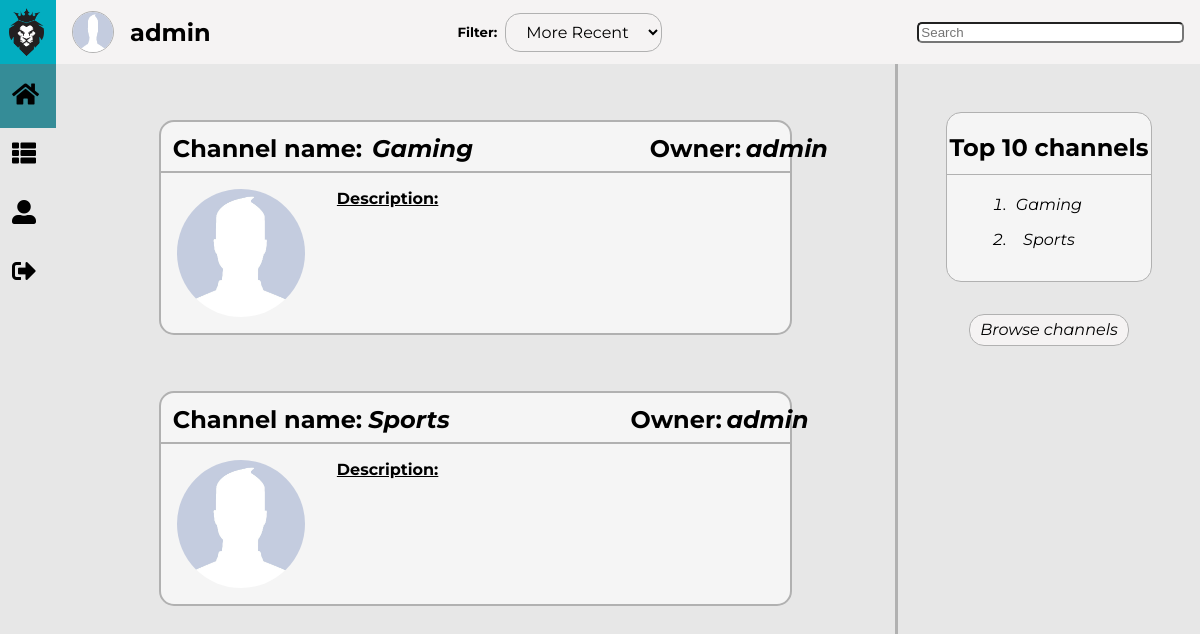
The app's page /pages/subscriptions.php (signed in), older data.
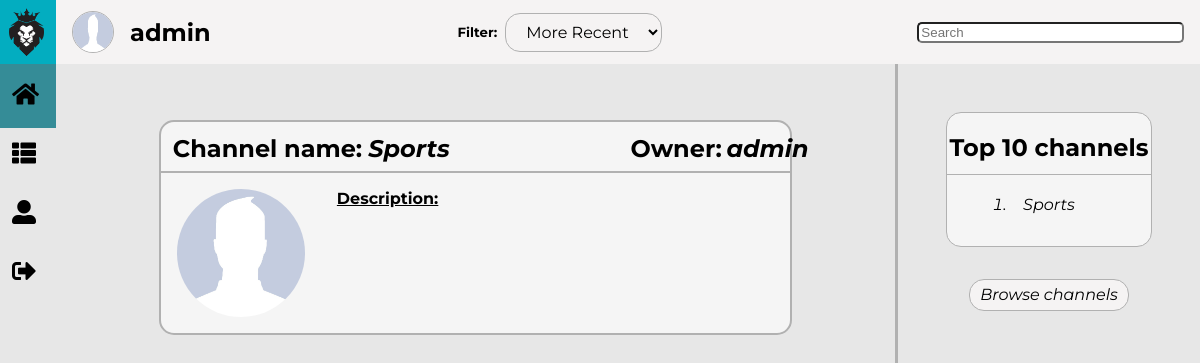
The same page, newer data.
### tables this page shows
CREATE TABLE Subscription(
    username TEXT NOT NULL REFERENCES User(username),
    channelName TEXT NOT NULL REFERENCES Channel(name),
    CONSTRAINT Subscription PRIMARY KEY (username, channelName)
);

CREATE TABLE Channel(
    name TEXT NOT NULL PRIMARY KEY,
    owner TEXT NOT NULL REFERENCES User(username),
    description TEXT      
);

### pages/subscriptions.php (called while the page is built, shortened)
<?php
    include_once('../templates/tpl_common.php');
    include_once('../templates/tpl_subscriptions.php');
    include_once('../database/db_user.php');
    include_once('../database/db_channel.php');
    $subscriptions = get_user_subscriptions($_SESSION['username']);
    $channels = get_top_channels();
    $filter = isset($_GET['filter']) ? $_GET['filter'] : 2;
    draw_common($_SESSION['username'], ['subscriptions.css', 'general_aside.css'], [], $filter);
    draw_user_subscriptions($subscriptions);
    draw_general_aside($channels);
    draw_footer();
?>

### database/db_user.php (called while the page is built, shortened)
<?php
    function get_user_subscriptions($username) {
      $db = Database::instance()->db();
      $stmt = $db->prepare('SELECT * FROM Subscription JOIN Channel ON Subscription.channelName = Channel.name WHERE username = ?');
      $stmt->execute(array($username));
      return $stmt->fetchAll();
    }
?>

### database/db_channel.php (called while the page is built, shortened)
<?php
      function get_top_channels() {
        $db = Database::instance()->db();
        $stmt = $db->prepare('SELECT channelName, count(*) as followers FROM Subscription GROUP BY channelName
                        UNION SELECT name, 0 as followers FROM Channel WHERE name NOT IN (SELECT channelName FROM Subscription) GROUP BY name ORDER BY followers DESC LIMIT 10');
        $stmt->execute(array());
        return $stmt->fetchall();
      }
?>

### templates/tpl_subscriptions.php (the view, shortened to what this page needs)
<?php function draw_user_subscriptions($subscriptions) {
    ?>
    <div id="masterSubscriptions">
        <section id="subscriptions">
            <form method="get" action="../pages/channel.php">
                <?php foreach($subscriptions as $subscription) {
                    ?>
                    <article id="<?= $subscription['name'] ?>" class="subscriptionArticle">
                        <header id="subscriptionHeader">
                            <div>
                                <div>
                                    <p>Channel name:</p><h1><?= $subscription['name'] ?></h1>
                                </div>
                                <div>
                                    <p>Owner:</p><h1><?= $subscription['owner'] ?></h1>
                                </div>
                            </div>
                            <div>
                                <img src="../resources/images/profile.jpg" alt="Subscription Image">
                                <div id="channelDescription">
                                    <h1>Description:</h1><p><?= $subscription['description'] ?></p>
                                </div>
                            </div>
                        </header>
                    </article>
                <?php } ?>
            </form>
        </section>
    </div>
<?php } ?>

### templates/tpl_common.php (shortened to what this page needs)
<?php function draw_common($username, $css_files, $js_files, $filter = 2) { ?>
    <!DOCTYPE <!DOCTYPE html>
    <html>
        <head>
            <link rel="stylesheet" href="https://use.fontawesome.com/releases/v5.5.0/css/all.css">
            <link rel="stylesheet" type="text/css" media="screen" href="../css/common.css" />
            <?php foreach($css_files as $css_file) { ?>
                <link rel="stylesheet" type="text/css" media="screen" href="../css/<?=$css_file?>" />
            <?php } ?>
        </head>
        <body>
            <header id="dynamicBar">
                <div id="header">
                    <img src="../resources/images/logo.png" alt="Profile Picture">
                </div>
                <nav id="menu">
                    <div class="mainMenu">
                        <i class="fa fa-home"></i><a href="../pages/feed.php">Feed</a>
                    </div>
                    <div class="mainMenu">
                        <i class="fa fa-th-list"></i><a href="../pages/subscriptions.php">Channels</a>
                    </div>
                    <div class="mainMenu">
                        <i class="fa fa-user-alt"></i><a href="../pages/profile.php">Profile</a>
                    </div>
                    <div class="mainMenu">
                        <i class="fa fa-sign-out-alt"></i><a href="../actions/action_logout.php">Logout</a>
                    </div>
                </nav>
            </header>
            <div id="toolBar">
                <div id="info">
                    <img src="../resources/images/profile.jpg" alt="Profile Picture">
                    <a id="user-name" href="../pages/profile.php"><h5><?php echo $username ?></h5></a>
                </div>
                <div id="filters">
                    <h5>Filter:</h5>
                    <form method="get" action="<?= $_SERVER['PHP_SELF']?>">
                        <select name="filter" id="filterID">
                            <option <? echo $filter == 2 ? 'selected ' : '' ?>value="2">More Recent</option>
                        </select>
                    </form>
                </div>
                <div id="search">
                    <input type="search" name="Search" placeholder="Search">
                </div>
            </div>
<? } ?>
<?php function draw_general_aside($channels) {
    ?>
    <aside>
        <div>
            <h1>Top 10 channels</h1>
            <form method="get" action="../pages/channel.php">
                <ul>
                    <?php
                        foreach($channels as $channel) {
                            ?>
                            <li id="<?= $channel['channelName'] ?>" class="asideChannelList"><?= $channel['channelName'] ?></li>
                        <?php } ?>
                </ul>
            </form>
        </div>
        <form method="post" action="../pages/feed.php">
            <button id="browseChannels" type="submit">Browse channels</button>
        </form>
    </aside>
<?php } ?>
<?php function draw_footer() {
    ?>
        </body>
    </html>
<?php } ?>

### css/common.css (style rules this page uses)
:root { --background-color: rgb(231, 231, 231); --background-header-color: rgb(3, 173, 192); --background-menu-color: rgb(53, 140, 151); --background-toolBar-color: rgb(245, 243, 243); --site-name-color: white; --site-name-font: 'Exo', sans-serif; --menu-color: white; --menu-icons-color: black; --menu-font: 'Montserrat', sans-serif; --toolBar-font: 'Montserrat', sans-serif; --toolBar-info-font-size: 1.5em; --toolBar-filter-font-size: 1em; --border-color: rgb(177, 177, 177); }
body { margin: 0em; display: grid; height: 100%; overflow: hidden; grid-template-columns: auto 5.5fr 2fr; grid-template-rows: 4em 100%; grid-template-areas: "header toolBar toolBar" "menu content aside"; background-color: var(--background-color); }
#dynamicBar { width: 3.5em; transition: 1s; }
#header { grid-area: header; display: flex; background-color: var(--background-header-color); }
#header > img { max-width: 3em; max-height: 3em; padding: 0.5em 0.5em 0.5em 0.55em; }
#menu { grid-area: menu; height: 100%; background-color: var(--background-menu-color); }
#menu { margin: 0%; flex-direction: column; display: flex; font-size: 1.5em; color: var(--menu-icons-color); }
#menu div { padding: 0.5em 0.5em; height: 1.5em; display: flex; }
#menu div i { padding: 0.25em 0.5em 0em 0em; color: var(--menu-icons-color); }
#toolBar { display: flex; align-items: center; justify-content: space-between; grid-area: toolBar; background-color: var(--background-toolBar-color); font-family: var(--toolBar-font); }
#toolBar div { display: inherit; align-items: inherit; }
#info { display: flex; margin: 0em; }
#info > img { margin: 0em 1em; width: 2.5em; height: 2.5em; border: solid var(--border-color) 1px; border-radius: 50%; }
#info > a h5 { margin: 0em; font-size: var(--toolBar-info-font-size); font-family: var(--toolBar-font); color: black; }
#filters > form { margin: 0em; }
#filters > form > select { margin: 0.5em; padding: 0.5em 1em; outline: none; font-size: var(--toolBar-filter-font-size); font-family: var(--toolBar-font); border: none; border: solid var(--border-color) 1px; border-radius: 15px; background-color: transparent; }
#search { padding-right: 1em; }
#search > input { border-radius: 5px; width: 20em; }
a { text-decoration: none; }

### css/subscriptions.css (style rules this page uses)
:root { --background-color: rgb(231, 231, 231); --background-story-color: whitesmoke; --story-title-font: 'Montserrat', sans-serif; --story-header-font: 'Montserrat', sans-serif; --story-text-font: 'Montserrat', sans-serif; --border-color: rgb(177, 177, 177); }
#masterSubscriptions { grid-area: content; width: 100%; height: 100%; overflow: hidden; }
#subscriptions { margin: 0%; width: 100%; max-height: 95%; overflow-y: auto; padding-right: 20px; }
#subscriptions > form article { margin: 3.5em auto; width: 75%; height: auto; border-radius: 15px; border: solid var(--border-color) 2px; background-color: var(--background-story-color); transition: 0.1s; }
#subscriptionHeader > div:first-child { justify-content: space-between; display: flex; padding-bottom: 0.5em; border-bottom: solid var(--border-color) 2px; }
#subscriptionHeader > div:first-child * { justify-content: space-between; display: flex; padding-right: 1em; }
#subscriptionHeader > div:first-child div:first-child p { margin: 0em; padding: 0.5em 0em 0em 0.5em; width: 15em; padding-top: 0.5em; font-weight: bold; font-size: 1.5em; font-family: var(--story-text-font); }
#subscriptionHeader > div:first-child div:last-child p { margin: 0em; padding: 0.5em 0em 0em 0em; width: 3em; padding-top: 0.5em; padding-right: 1em; font-weight: bold; font-size: 1.5em; font-family: var(--story-text-font); }
#subscriptionHeader > div:first-child h1 { margin: 0em; padding: 0.5em 0em 0em 0em; width: 100%; height: auto; font-family: var(--story-title-font); font-size: 1.5em; font-style: italic; }
#subscriptionHeader > div:last-child { justify-content: flex-start; display: flex; }
#subscriptionHeader > div > img { margin: 0em; padding: 1em; width: 8em; height: 8em; border-radius: 50%; object-fit: cover; }
#channelDescription { margin: 0em; padding: 1em 1em 1em 1em; max-width: 100%; font-family: var(--story-text-font); }
#channelDescription > h1 { padding: 0em; margin: 0em; font-weight: bold; text-decoration: underline; font-size: 1em; }
#channelDescription > p { position: relative; padding-top: 0.5em; padding-right: 1em; margin: 0em; text-indent: 2em; text-align: justify; line-height: 1.2em; }

Row changes from the older to the newer data that the page shows:
removed subscription: channelName.name "Gaming", channelName.owner "admin"
Text that changed along with them:
list line gone: "Gaming"
